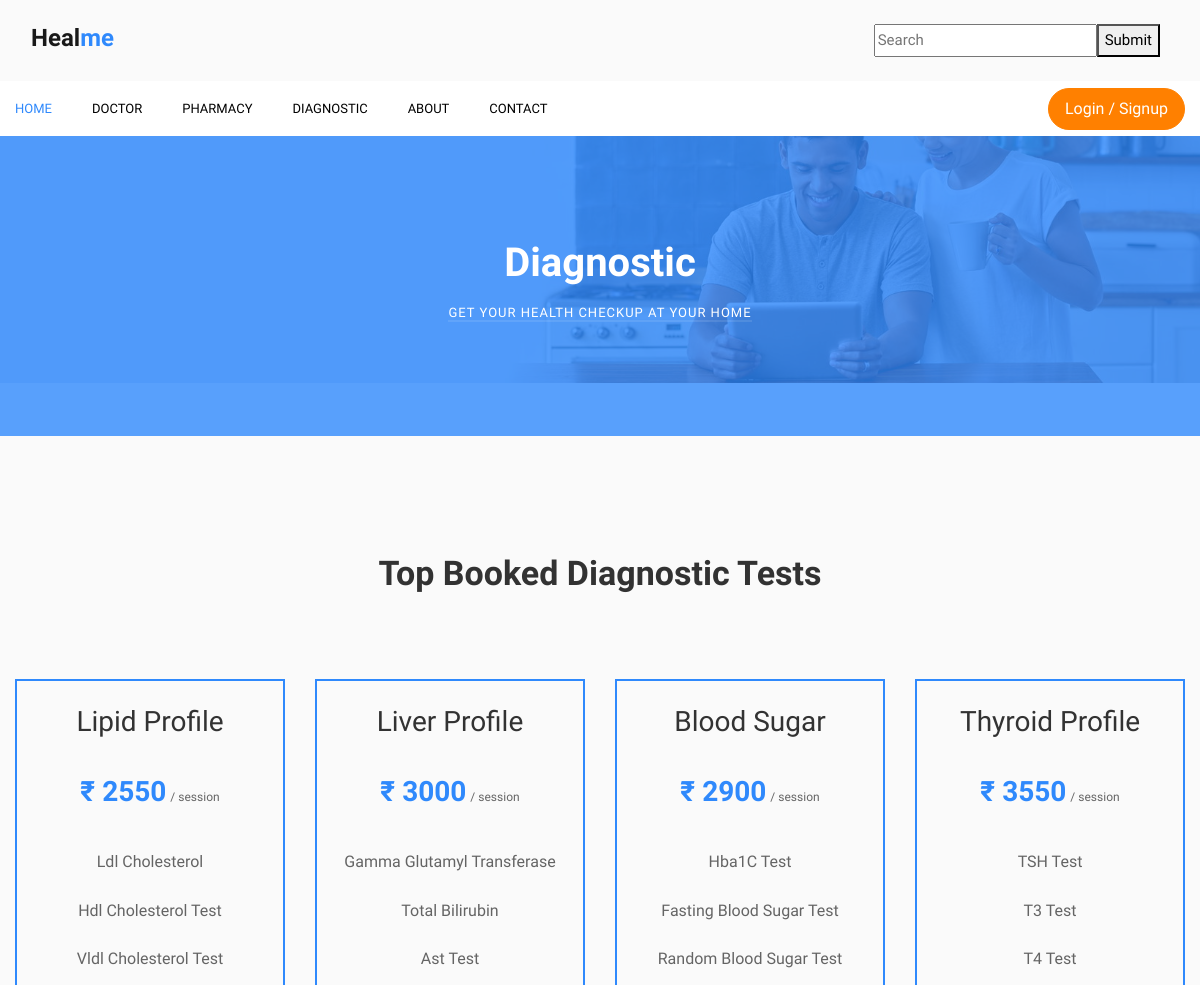
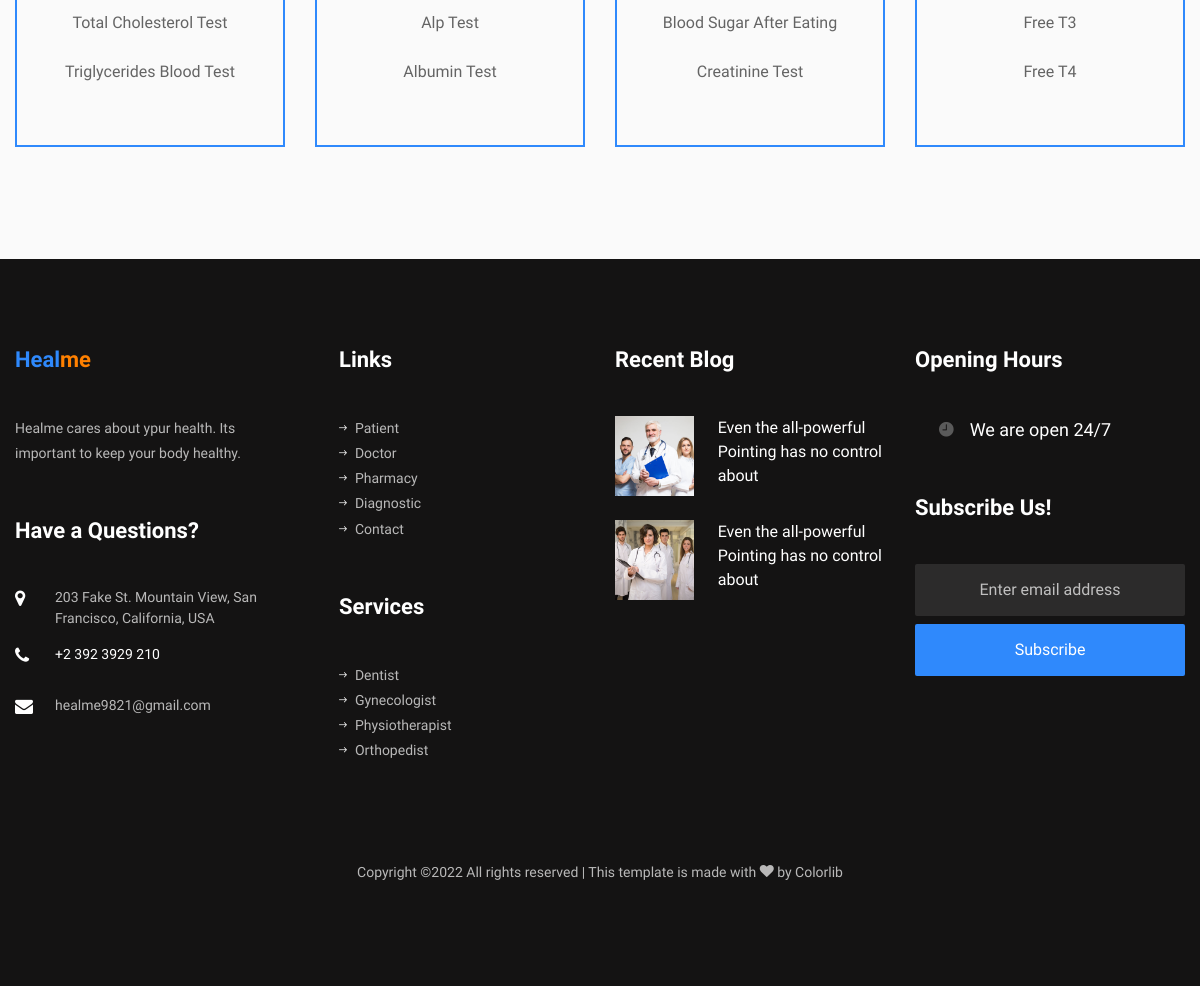
Page /diagnostic/ on the committed database (2 pictures, top to bottom).
### app/models.py (models this page shows, shortened)
class Report(models.Model):
	reportname=models.CharField(max_length=100)
	reportdetail1=models.CharField(max_length=100)
	reportdetail2=models.CharField(max_length=100)
	reportdetail3=models.CharField(max_length=300)
	reportdetail4=models.CharField(max_length=100)
	reportdetail5=models.CharField(max_length=300)
	price=models.CharField(max_length=100)

### app/views.py (the view)
# urls.py: path('diagnostic/',views.diagnostic,name='diagnostic'),
def diagnostic(request):
	reports=Report.objects.all()
	return render(request,'app/diagnostic.html',{'reports':reports})

### app/templates/app/diagnostic.html (shortened to what this page needs)
{% extends 'app/header.html' %}
{% load static %}
{% block content %}
      <section class="hero-wrap hero-wrap-2" style="background-image: url({% static 'app/images/dignoback.jpg' %});" data-stellar-background-ratio="0.5">
      <div class="overlay"></div>
      <div class="container">
        <div class="row no-gutters slider-text align-items-center justify-content-center">
          <div class="col-md-9 ftco-animate text-center">
            <h1 class="mb-2 bread">Diagnostic</h1>
            <p class="breadcrumbs"><span>Get your health checkup at your home </span></p>
          </div>
        </div>
      </div>
    </section>
    	<section class="ftco-section bg-light">
    	<div class="container">
    		<div class="row justify-content-center mb-5 pb-2">
          <div class="col-md-8 text-center heading-section ftco-animate">
            <h2 class="mb-4">Top Booked Diagnostic Tests</h2>
          </div>
        </div>
    		<div class="row">
        {% for i in reports %}
        	<div class="col-md-3 ftco-animate">
        		<div class="pricing-entry pb-5 text-center">
        			<div>
	        			<h3 class="mb-4">{{i.reportname}}</h3>
	        			<p><span class="price">&#8377 {{i.price}}</span> <span class="per">/ session</span></p>
	        		</div>
        			<ul>
        				<li>{{i.reportdetail1}}</li>
								<li>{{i.reportdetail2}}</li>
								<li>{{i.reportdetail3}}</li>
								<li>{{i.reportdetail4}}</li>
								<li>{{i.reportdetail5}}</li>
        			</ul>
               <form name="frm1" method="post" action="{% url 'pdappointment' %}">
          			<p class="button text-center"><a href="{% url 'pdappointment' %}"> <input type="submit" value="BOOK NOW" class="btn btn-primary px-4 py-3"></a></p>
        		</div>
        	</div>
          {% endfor %}
          </div>
    	</div>
    </section>
		{% include 'app/footer.html' %}
    {% endblock %}

### app/templates/app/header.html (shortened to what this page needs)
{% load static %}
<!DOCTYPE html>
<html>
<head>
    <link rel="stylesheet" href="{% static 'app/css/open-iconic-bootstrap.min.css' %}">
    <link rel="stylesheet" href="{% static 'app/css/animate.css' %}">
    <link rel="stylesheet" href="{% static 'app/css/owl.carousel.min.css' %}">
    <link rel="stylesheet" href="{% static 'app/css/owl.theme.default.min.css' %}">
    <link rel="stylesheet" href="{% static 'app/css/magnific-popup.css' %}">
    <link rel="stylesheet" href="{% static 'app/css/aos.css' %}">
    <link rel="stylesheet" href="{% static 'app/css/ionicons.min.css' %}">
    <link rel="stylesheet" href="{% static 'app/css/bootstrap-datepicker.css' %}">
    <link rel="stylesheet" href="{% static 'app/css/jquery.timepicker.css' %}">
    <link rel="stylesheet" href="{% static 'app/css/flaticon.css' %}">
    <link rel="stylesheet" href="{% static 'app/css/icomoon.css' %}">
    <link rel="stylesheet" href="{% static 'app/css/style.css' %}">
</head>
<body>
<nav class="navbar py-4 navbar-expand-lg ftco_navbar navbar-light bg-light flex-row">
      <div class="container">
        <div class="row no-gutters d-flex align-items-start align-items-center px-3 px-md-0">
          <div class="col-lg-2 pr-4 align-items-center">
            <a class="navbar-brand" href="{% url 'index' %}">Heal<span>me</span></a>
          </div>
        </div>
      </div>
      <div class="col-md pr-4 d-flex topper align-items-right">
        <input type="text" name="search" placeholder="Search"><button type="submit">Submit</button>
      </div>
    </nav>
	  <nav class="navbar navbar-expand-lg navbar-dark bg-dark ftco-navbar-light" id="ftco-navbar">
	    <div class="container d-flex align-items-center">
        {% if request.session.fname %}
          <p class="button-custom order-lg-last mb-0"><a href="{% url 'logout' %}" class="btn btn-secondary py-2 px-3">Logout</a></p>
        {% else %}
          <p class="button-custom order-lg-last mb-0"><a href="{% url 'login' %}" class="btn btn-secondary py-2 px-3">Login / Signup</a></p>
        {% endif %}
	      <div class="collapse navbar-collapse" id="ftco-nav">
	        <ul class="navbar-nav mr-auto">
	        	<li class="nav-item active"><a href="{% url 'index' %}" class="nav-link pl-0">Home</a></li>
	        	<li class="nav-item" style=""><a href="{% url 'doctor' %}" class="nav-link">Doctor</a></li>
	        	<li class="nav-item"><a href="{% url 'pharmacy' %}" class="nav-link">Pharmacy</a></li>
            <li class="nav-item"><a href="{% url 'diagnostic' %}" class="nav-link">Diagnostic</a></li>
            <li class="nav-item"><a href="{% url 'about' %}" class="nav-link">About</a></li>
	          <li class="nav-item"><a href="{% url 'contact' %}" class="nav-link">Contact</a></li>
	        </ul>
	      </div>
	    </div>
	  </nav>
	  {% block content %}
	  {% endblock %}
</body>
</html>

### app/templates/app/footer.html (shortened to what this page needs)
{% load static %}
<!DOCTYPE html>
<html>
<body>
    <footer class="ftco-footer ftco-bg-dark ftco-section">
      <div class="container">
        <div class="row mb-5">
          <div class="col-md">
            <div class="ftco-footer-widget mb-5">
              <h2 class="ftco-heading-2 logo">Heal<span>me</span></h2>
              <p>Healme cares about ypur health. Its important to keep your body healthy.</p>
            </div>
            <div class="ftco-footer-widget mb-5">
            	<h2 class="ftco-heading-2">Have a Questions?</h2>
            	<div class="block-23 mb-3">
	              <ul style="color: white">
	                <li><span class="icon icon-map-marker"></span><span class="text">203 Fake St. Mountain View, San Francisco, California, USA</span></li>
	                <li><a href="#"><span class="icon icon-phone"></span><span class="text">+2 392 3929 210</span></a></li>
	                <li><span class="icon icon-envelope"></span><span class="text">healme9821@gmail.com</span></li>
	              </ul>
	            </div>
	            <ul class="ftco-footer-social list-unstyled float-md-left float-lft mt-3">
              </ul>
            </div>
          </div>
          <div class="col-md">
            <div class="ftco-footer-widget mb-5 ml-md-4">
              <h2 class="ftco-heading-2">Links</h2>
              <ul class="list-unstyled">
                <li><a href="{% url 'index' %}"><span class="ion-ios-arrow-round-forward mr-2"></span>Patient</a></li>
                <li><a href="{% url 'doctorlogin' %}"><span class="ion-ios-arrow-round-forward mr-2"></span>Doctor</a></li>
                <li><a href="{% url 'pharmacylogin' %}"><span class="ion-ios-arrow-round-forward mr-2"></span>Pharmacy</a></li>
                <li><a href="{% url 'diagnosticlogin' %}"><span class="ion-ios-arrow-round-forward mr-2"></span>Diagnostic</a></li>
                <li><a href="#"><span class="ion-ios-arrow-round-forward mr-2"></span>Contact</a></li>
              </ul>
            </div>
            <div class="ftco-footer-widget mb-5 ml-md-4">
              <h2 class="ftco-heading-2">Services</h2>
              <ul class="list-unstyled">
                <li><a href="{% url 'dentist' %}"><span class="ion-ios-arrow-round-forward mr-2"></span>Dentist</a></li>
                <li><a href="{% url 'gynecologist' %}"><span class="ion-ios-arrow-round-forward mr-2"></span>Gynecologist</a></li>
                <li><a href="{% url 'physiotherapist' %}"><span class="ion-ios-arrow-round-forward mr-2"></span>Physiotherapist</a></li>
                <li><a href="{% url 'orthopedist' %}"><span class="ion-ios-arrow-round-forward mr-2"></span>Orthopedist</a></li>
              </ul>
            </div>
          </div>
          <div class="col-md">
            <div class="ftco-footer-widget mb-5">
              <h2 class="ftco-heading-2">Recent Blog</h2>
              <div class="block-21 mb-4 d-flex">
                <a class="blog-img mr-4" style="background-image: url({% static 'app/images/image_1.jpg' %});"></a>
                <div class="text">
                  <h3 class="heading" style="color: white">Even the all-powerful Pointing has no control about</h3>
                </div>
              </div>
              <div class="block-21 mb-5 d-flex">
                <a class="blog-img mr-4" style="background-image: url({% static 'app/images/image_2.jpg' %});"></a>
                <div class="text">
                  <h3 class="heading" style="color: white">Even the all-powerful Pointing has no control about</h3>
                </div>
              </div>
            </div>
          </div>
          <div class="col-md">
          	<div class="ftco-footer-widget mb-5">
            	<h2 class="ftco-heading-2">Opening Hours</h2>
            	<h3 class="open-hours pl-4"><span class="ion-ios-time mr-3"></span>We are open 24/7</h3>
            </div>
            <div class="ftco-footer-widget mb-5">
            	<h2 class="ftco-heading-2">Subscribe Us!</h2>
              <form action="#" class="subscribe-form">
                <div class="form-group">
                  <input type="text" class="form-control mb-2 text-center" placeholder="Enter email address">
                  <input type="submit" value="Subscribe" class="form-control submit px-3">
                </div>
              </form>
            </div>
          </div>
        </div>
        <div class="row">
          <div class="col-md-12 text-center">
            <p>
  Copyright &copy;<script>document.write(new Date().getFullYear());</script> All rights reserved | This template is made with <i class="icon-heart" aria-hidden="true"></i> by <a href="https://colorlib.com" target="_blank">Colorlib</a>
  </p>
          </div>
        </div>
      </div>
    </footer>
</body>
</html>

### app/static/app/css/icomoon.css (style rules this page uses)
[class^="icon-"], [class*=" icon-"] { font-family: 'icomoon' !important; speak: none; font-style: normal; font-weight: normal; font-variant: normal; text-transform: none; line-height: 1; -webkit-font-smoothing: antialiased; -moz-osx-font-smoothing: grayscale; }
.icon-heart:before { content: "\f004"; }
.icon-map-marker:before { content: "\f041"; }
.icon-phone:before { content: "\f095"; }
.icon-envelope:before { content: "\f0e0"; }

### rows in the picture
Report: reportname "Lipid Profile", price "2550", reportdetail1 "Ldl Cholesterol", reportdetail2 "Hdl Cholesterol Test", reportdetail3 "Vldl Cholesterol Test", reportdetail4 "Total Cholesterol Test", reportdetail5 "Triglycerides Blood Test"
Report: reportname "Liver Profile", price "3000", reportdetail1 "Gamma Glutamyl Transferase", reportdetail2 "Total Bilirubin", reportdetail3 "Ast Test", reportdetail4 "Alp Test", reportdetail5 "Albumin Test"
Report: reportname "Blood Sugar", price "2900", reportdetail1 "Hba1C Test", reportdetail2 "Fasting Blood Sugar Test", reportdetail3 "Random Blood Sugar Test", reportdetail4 "Blood Sugar After Eating", reportdetail5 "Creatinine Test"
Report: reportname "Thyroid Profile", price "3550", reportdetail1 "TSH Test", reportdetail2 "T3 Test", reportdetail3 "T4 Test", reportdetail4 "Free T3", reportdetail5 "Free T4"
